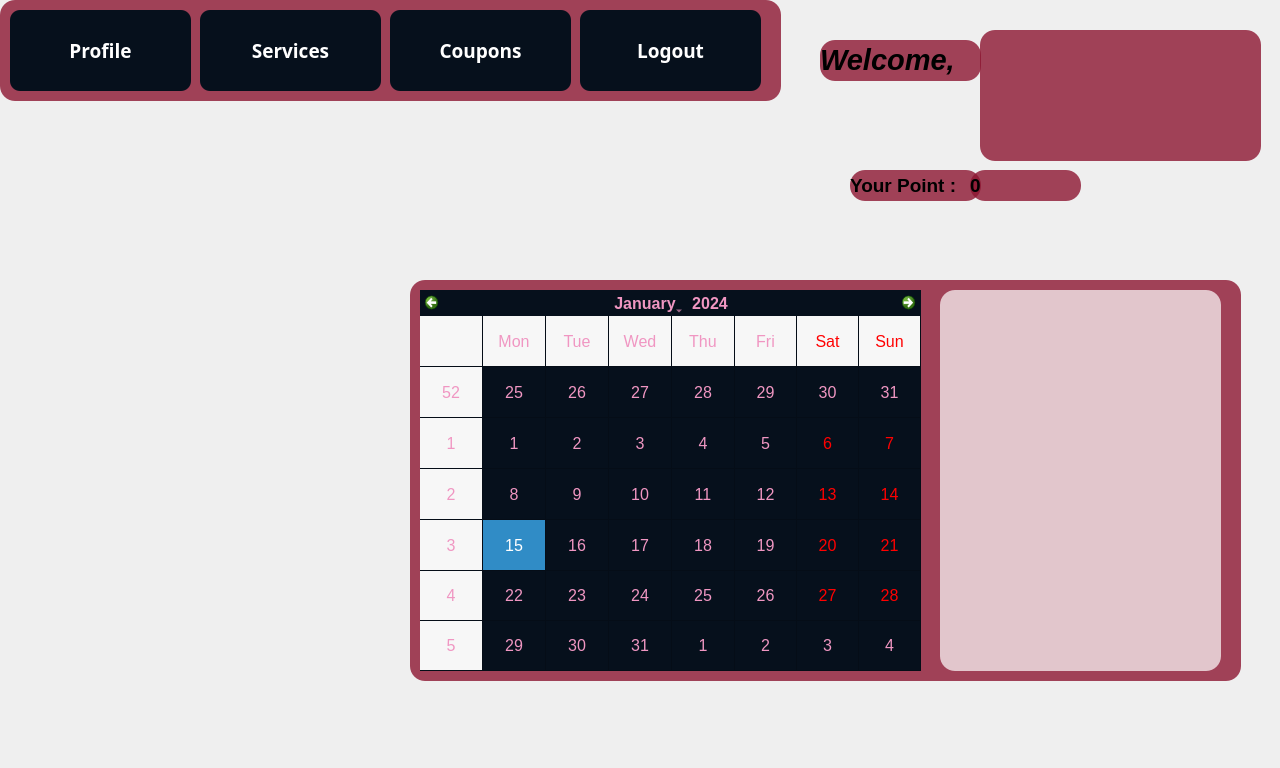
<?xml version="1.0" encoding="UTF-8"?>
<ui version="4.0">
 <class>conumerprofile</class>
 <widget class="QWidget" name="conumerprofile">
  <property name="geometry">
   <rect>
    <x>0</x>
    <y>0</y>
    <width>1280</width>
    <height>768</height>
   </rect>
  </property>
  <property name="windowTitle">
   <string>consumer</string>
  </property>
  <property name="styleSheet">
   <string notr="true">QFrame
{
background:rgba(140, 21, 49, 0.8);
border-radius:15px;
}</string>
  </property>
  <widget class="QLabel" name="welcomelabel">
   <property name="geometry">
    <rect>
     <x>820</x>
     <y>40</y>
     <width>161</width>
     <height>41</height>
    </rect>
   </property>
   <property name="font">
    <font>
     <family>MS Shell Dlg 2</family>
     <pointsize>23</pointsize>
     <weight>75</weight>
     <bold>true</bold>
    </font>
   </property>
   <property name="styleSheet">
    <string notr="true">background:setAttribute(Qt::WA_TranslucentBackground)</string>
   </property>
   <property name="text">
    <string>&lt;html&gt;&lt;head/&gt;&lt;body&gt;&lt;p&gt;&lt;span style=&quot; font-size:22pt; font-style:italic; color:#000000;&quot;&gt;Welcome, &lt;/span&gt;&lt;/p&gt;&lt;/body&gt;&lt;/html&gt;</string>
   </property>
   <property name="textFormat">
    <enum>Qt::AutoText</enum>
   </property>
  </widget>
  <widget class="QLabel" name="sumpoint">
   <property name="geometry">
    <rect>
     <x>850</x>
     <y>170</y>
     <width>131</width>
     <height>31</height>
    </rect>
   </property>
   <property name="font">
    <font>
     <pointsize>14</pointsize>
     <weight>75</weight>
     <bold>true</bold>
    </font>
   </property>
   <property name="styleSheet">
    <string notr="true">background:setAttribute(Qt::WA_TranslucentBackground)</string>
   </property>
   <property name="frameShape">
    <enum>QFrame::NoFrame</enum>
   </property>
   <property name="frameShadow">
    <enum>QFrame::Plain</enum>
   </property>
   <property name="lineWidth">
    <number>1</number>
   </property>
   <property name="text">
    <string>Your Point :</string>
   </property>
  </widget>
  <widget class="QLabel" name="welcomemsg">
   <property name="geometry">
    <rect>
     <x>980</x>
     <y>30</y>
     <width>281</width>
     <height>131</height>
    </rect>
   </property>
   <property name="font">
    <font>
     <pointsize>20</pointsize>
     <weight>75</weight>
     <bold>true</bold>
    </font>
   </property>
   <property name="styleSheet">
    <string notr="true">background:setAttribute(Qt::WA_TranslucentBackground),
</string>
   </property>
   <property name="text">
    <string>&lt;name&gt;</string>
   </property>
  </widget>
  <widget class="QLabel" name="points">
   <property name="geometry">
    <rect>
     <x>970</x>
     <y>170</y>
     <width>111</width>
     <height>31</height>
    </rect>
   </property>
   <property name="font">
    <font>
     <pointsize>14</pointsize>
     <weight>75</weight>
     <bold>true</bold>
    </font>
   </property>
   <property name="styleSheet">
    <string notr="true">background:setAttribute(Qt::WA_TranslucentBackground),
</string>
   </property>
   <property name="text">
    <string>0</string>
   </property>
  </widget>
  <widget class="QFrame" name="frame">
   <property name="geometry">
    <rect>
     <x>410</x>
     <y>280</y>
     <width>831</width>
     <height>401</height>
    </rect>
   </property>
   <property name="frameShape">
    <enum>QFrame::StyledPanel</enum>
   </property>
   <property name="frameShadow">
    <enum>QFrame::Raised</enum>
   </property>
   <widget class="QCalendarWidget" name="scCalendar">
    <property name="geometry">
     <rect>
      <x>10</x>
      <y>10</y>
      <width>501</width>
      <height>381</height>
     </rect>
    </property>
    <property name="font">
     <font>
      <pointsize>12</pointsize>
     </font>
    </property>
    <property name="autoFillBackground">
     <bool>false</bool>
    </property>
    <property name="styleSheet">
     <string notr="true">background:rgba(6, 16, 28,1);
color:rgb(240, 150, 194)</string>
    </property>
    <property name="gridVisible">
     <bool>true</bool>
    </property>
   </widget>
   <widget class="QListWidget" name="scListWidget">
    <property name="geometry">
     <rect>
      <x>530</x>
      <y>10</y>
      <width>281</width>
      <height>381</height>
     </rect>
    </property>
    <property name="styleSheet">
     <string notr="true">background:rgba(255,255,255,0.7);</string>
    </property>
    <property name="defaultDropAction">
     <enum>Qt::MoveAction</enum>
    </property>
   </widget>
  </widget>
  <widget class="QFrame" name="frame_2">
   <property name="geometry">
    <rect>
     <x>0</x>
     <y>0</y>
     <width>781</width>
     <height>101</height>
    </rect>
   </property>
   <property name="frameShape">
    <enum>QFrame::StyledPanel</enum>
   </property>
   <property name="frameShadow">
    <enum>QFrame::Raised</enum>
   </property>
   <widget class="QPushButton" name="cprofile">
    <property name="geometry">
     <rect>
      <x>10</x>
      <y>10</y>
      <width>181</width>
      <height>81</height>
     </rect>
    </property>
    <property name="font">
     <font>
      <family>century gothic</family>
      <pointsize>14</pointsize>
      <weight>75</weight>
      <bold>true</bold>
     </font>
    </property>
    <property name="styleSheet">
     <string notr="true">QPushButton
{
color:white;
border-radius:10px;
}
QPushButton:hover
{
color:#333;
border-radius:10px;
background:#49ebff;
}
QPushButton

{
background:rgba(6, 16, 28,1);
}</string>
    </property>
    <property name="text">
     <string>Profile</string>
    </property>
   </widget>
   <widget class="QPushButton" name="cservicesB">
    <property name="geometry">
     <rect>
      <x>200</x>
      <y>10</y>
      <width>181</width>
      <height>81</height>
     </rect>
    </property>
    <property name="font">
     <font>
      <family>century gothic</family>
      <pointsize>14</pointsize>
      <weight>75</weight>
      <bold>true</bold>
     </font>
    </property>
    <property name="styleSheet">
     <string notr="true">QPushButton
{
color:white;
border-radius:10px;
}
QPushButton:hover
{
color:#333;
border-radius:10px;
background:#49ebff;
}
QPushButton

{
background:rgba(6, 16, 28,1);
}</string>
    </property>
    <property name="text">
     <string>Services</string>
    </property>
   </widget>
   <widget class="QPushButton" name="ccoupon">
    <property name="geometry">
     <rect>
      <x>390</x>
      <y>10</y>
      <width>181</width>
      <height>81</height>
     </rect>
    </property>
    <property name="font">
     <font>
      <family>century gothic</family>
      <pointsize>14</pointsize>
      <weight>75</weight>
      <bold>true</bold>
     </font>
    </property>
    <property name="styleSheet">
     <string notr="true">QPushButton
{
color:white;
border-radius:10px;
}
QPushButton:hover
{
color:#333;
border-radius:10px;
background:#49ebff;
}
QPushButton

{
background:rgba(6, 16, 28,1);
}</string>
    </property>
    <property name="text">
     <string>Coupons</string>
    </property>
   </widget>
   <widget class="QPushButton" name="clogout">
    <property name="geometry">
     <rect>
      <x>580</x>
      <y>10</y>
      <width>181</width>
      <height>81</height>
     </rect>
    </property>
    <property name="font">
     <font>
      <family>century gothic</family>
      <pointsize>14</pointsize>
      <weight>75</weight>
      <bold>true</bold>
     </font>
    </property>
    <property name="styleSheet">
     <string notr="true">QPushButton
{
color:white;
border-radius:10px;
}
QPushButton:hover
{
color:#333;
border-radius:10px;
background:#49ebff;
}
QPushButton

{
background:rgba(6, 16, 28,1);
}</string>
    </property>
    <property name="text">
     <string>Logout</string>
    </property>
   </widget>
  </widget>
 </widget>
 <resources/>
 <connections/>
</ui>
